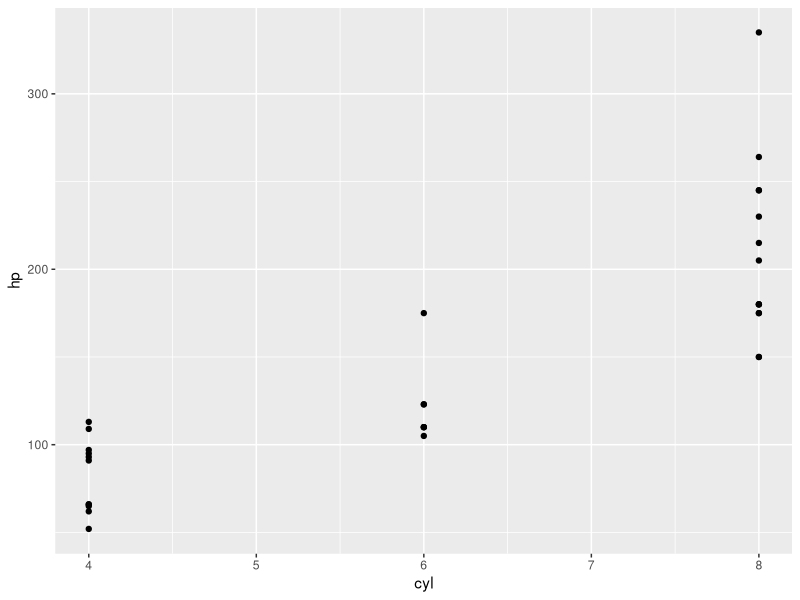

Write the R code that produced this figure.
### Load Packages

library(tidyverse)
library(ggplot2)

### Some Code

mtcars %>%
  filter(cyl >= 6) %>%
  summarise(mean_hp = mean(hp),
            hp_wt = hp/wt)

### Plot

ggplot(mtcars,
       aes(x = cyl,
           y = hp)) +
  geom_point()

#####

# --------------
#   I love repliCATS
# --------------
#   \
# \
# \
# |\___/|
#   ==) ^Y^ (==
#              \  ^  /
#   )=*=(
#     /     \
#     |     |
#       /| | | |\
#     \| | |_|/\
#     jgs  //_// ___/
#       \_)
#
